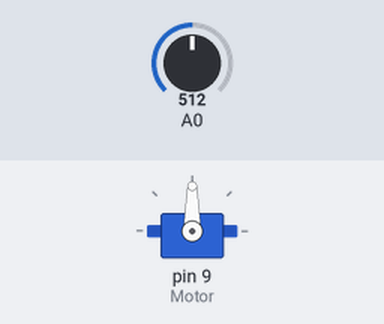
Bench run of a sketch on a simulated Arduino Uno, built with avr-gcc and run on an emulated ATmega328P. Shown: servo. Inputs (shaded band) come from the test bench; at power-on: A0 = 512.

Above: at 1.2 s.
1.3 s: A0 set to 716
At 2.1 s:
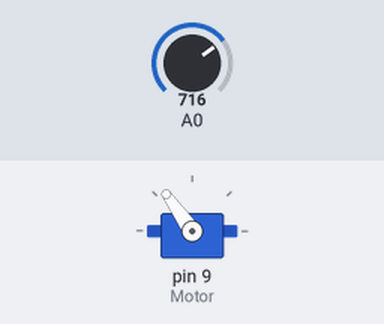
2.8 s: A0 set to 900
At 3.2 s:
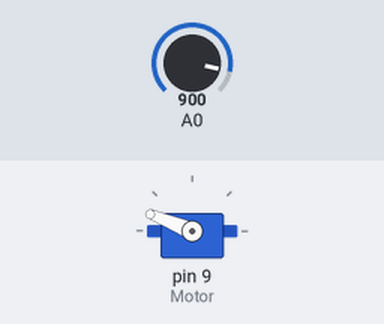
4.3 s: A0 set to 1023
At 5.5 s:
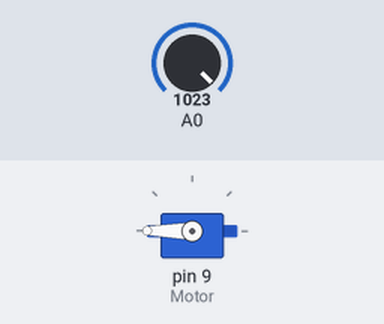
5.8 s: A0 set to 306
At 6.7 s:
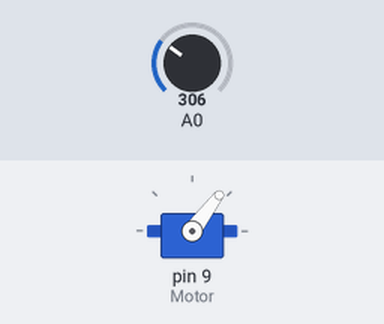
7.3 s: A0 set to 122
At 7.8 s:
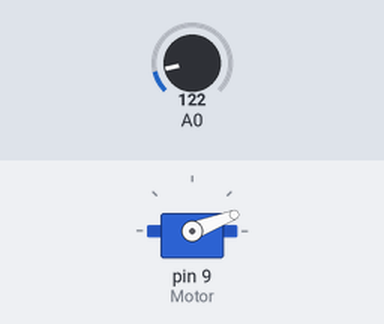
Timing chart, 0 to 9.8 s (numbered marks = the images above; inputs shaded):
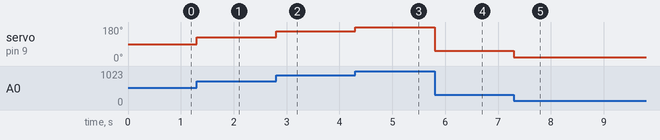

Measured:
- after the input at 1.3 s, servo on pin 9 (Motor): 90° → 125° at once
- after the input at 2.8 s, servo on pin 9 (Motor): 125° → 158° at once
- after the input at 4.3 s, servo on pin 9 (Motor): 158° → 180° at once
- after the input at 5.8 s, servo on pin 9 (Motor): 180° → 53° at once
- after the input at 7.3 s, servo on pin 9 (Motor): 53° → 21° at once

The sketch:

A06_Servo_ansteuern.ino
```cpp
/*
 * Servo mit Poti ansteuern
 * Board: Uno
 */

#include <Servo.h>

// eingebaute Bibliothek einbinden
//# include <Servo.h>
// Bezeichnung des Motors
Servo Motor;
// speichert den analogen Wert des Drehpotentiometers
int ReglerWert;
// Position des Motors
int Position;
void setup()
{
// Motor an Pin 9 angeschlossen (attach)
Motor.attach(9);
}
void loop()
{
int ReglerWert = analogRead(A0);
/*
map -> Umwandlung des gelesenen Wertes
von 0 bis 1023 (analoger Sensorwert)
auf 0 bis 180 (Drehung des Motors)
*/
Position = map(ReglerWert, 0, 1023, 0, 180);
// Motor zur Position bewegen
Motor.write(Position);
}
```
